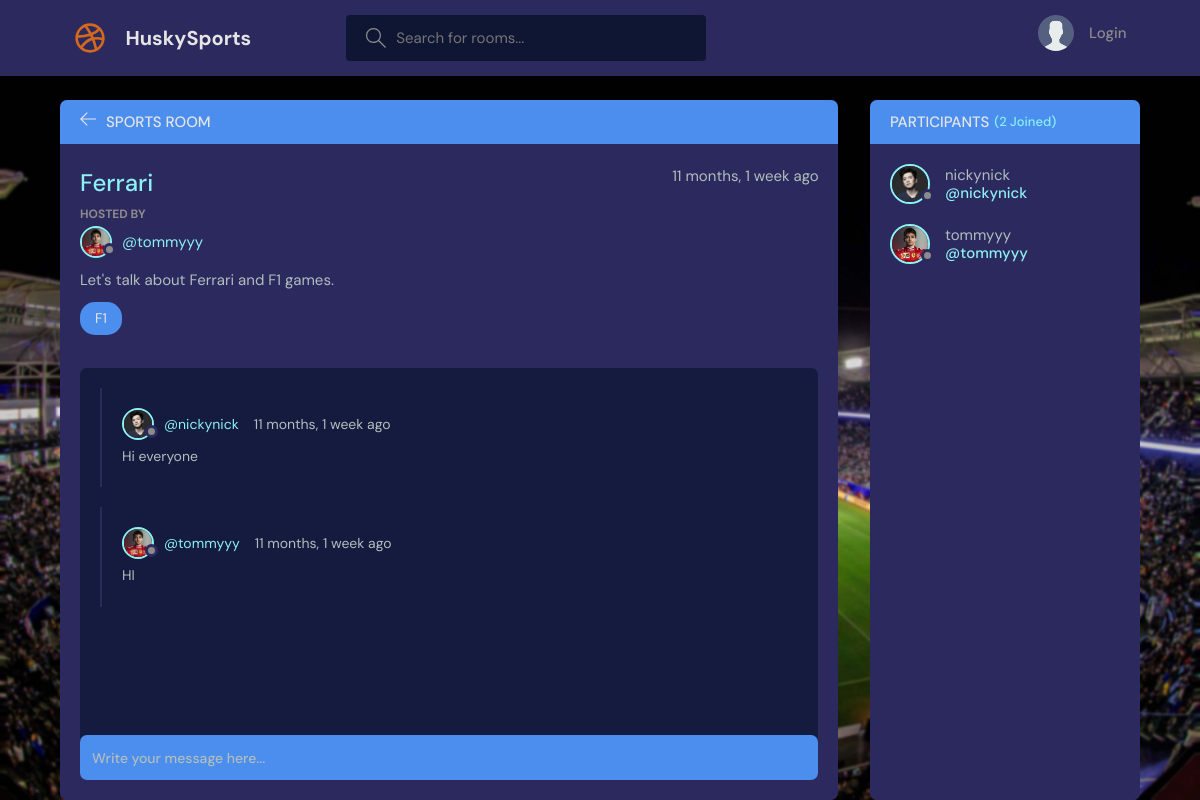
The page /room/3/ on the database as committed earlier.
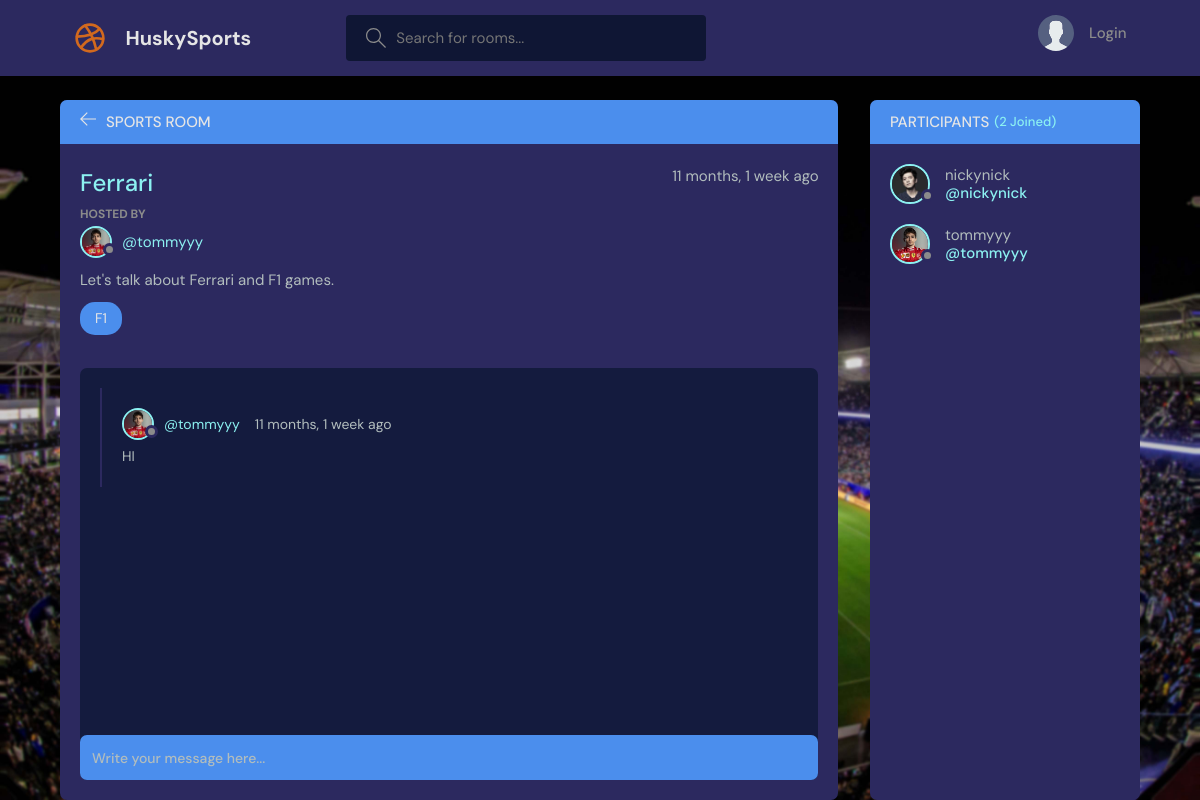
The same page on the database as committed later.
### baseapp/models.py (models this page shows, shortened)
class Message(models.Model):
    user= models.ForeignKey(User, on_delete=models.CASCADE)
    room = models.ForeignKey(Room, on_delete=models.CASCADE)
    body = models.TextField()
    updated = models.DateTimeField(auto_now=True)
    created = models.DateTimeField(auto_now_add=True)
    class Meta:
        ordering = ['-updated', '-created']

class User(AbstractUser):
    name = models.CharField(max_length=200, null=True)
    email = models.EmailField( unique=True, null=True)
    bio = models.TextField(null=True)
    avatar = models.ImageField(null=True, default="avatar.svg")
    USERNAME_FIELD = 'email'
    REQUIRED_FIELDS = ['username']

### baseapp/views.py (the view, shortened to what this page needs)
# urls.py: path('room/<str:pk>/', views.room, name="room"),
def room(request, pk):
    room = Room.objects.get(id=pk)
    room_messages = room.message_set.all()
    participants = room.participants.all()
    context = {'room': room, 'room_messages': room_messages, 'participants': participants}
    return render(request, 'baseapp/room.html', context)

### baseapp/models.py (called while the page is built)
    def __str__(self):
        return self.name

### baseapp/templates/baseapp/room.html (shortened to what this page needs)
{% extends 'main.html' %}
{% block content %}
<main class="profile-page layout layout--2">
  <div class="container">
    <div class="room">
      <div class="room__top">
        <div class="room__topLeft">
          <a href="{% url 'home' %}">
            <svg version="1.1" xmlns="http://www.w3.org/2000/svg" width="32" height="32" viewBox="0 0 32 32">
              <title>arrow-left</title>
              <path
                d="M13.723 2.286l-13.723 13.714 13.719 13.714 1.616-1.611-10.96-10.96h27.625v-2.286h-27.625l10.965-10.965-1.616-1.607z"
              ></path>
            </svg>
          </a>
          <h3>Sports Room</h3>
        </div>
      </div>
      <div class="room__box scroll">
        <div class="room__header scroll">
          <div class="room__info">
            <h3>{{room.name}}</h3>
            <span>{{room.created|timesince}} ago</span>
          </div>
          <div class="room__hosted">
            <p>Hosted By</p>
            <a href="{% url 'user-profile' room.host.id %}" class="room__author">
              <div class="avatar avatar--small">
                <img src="{{room.host.avatar.url}}" />
              </div>
              <span>@{{room.host.username}}</span>
            </a>
          </div>
          <div class="room__details">
            <div>{{room.description}}</div>
          </div>
          <span class="room__topics">{{room.topic}}</span>
        </div>
        <div class="room__conversation">
          <div class="threads scroll">
            {% for message in room_messages %}
            <div class="thread">
              <div class="thread__top">
                <div class="thread__author">
                  <a href="{% url 'user-profile' message.user.id %}" class="thread__authorInfo">
                    <div class="avatar avatar--small">
                      <img src="{{message.user.avatar.url}}" />
                    </div>
                    <span>@{{message.user.username}}</span>
                  </a>
                  <span class="thread__date">{{message.created|timesince}} ago</span>
                </div>
              </div>
              <div class="thread__details">
                {{message.body}}
              </div>
            </div>
            {% endfor %}
          </div>
        </div>
      </div>
      <div class="room__message">
        <form action="" method="POST">
          <input name="body" placeholder="Write your message here..." />
        </form>
      </div>
    </div>
    <div class="participants">
      <h3 class="participants__top">Participants <span>({{participants.count}} Joined)</span></h3>
      <div class="participants__list scroll">
        {% for user in participants %}
        <a href="{% url 'user-profile' user.id %}" class="participant">
          <div class="avatar avatar--medium">
            <img src="{{user.avatar.url}}" />
          </div>
          <p>
            {{user.username}}
            <span>@{{user.username}}</span>
          </p>
        </a>
        {% endfor %}
      </div>
    </div>
  </div>
</main>
{% endblock content %}

Rows that differ between the two databases and show on the page:
removed Message: user.avatar (picture), user.username "nickynick", created "11 months, 1 week", body "Hi everyone"
